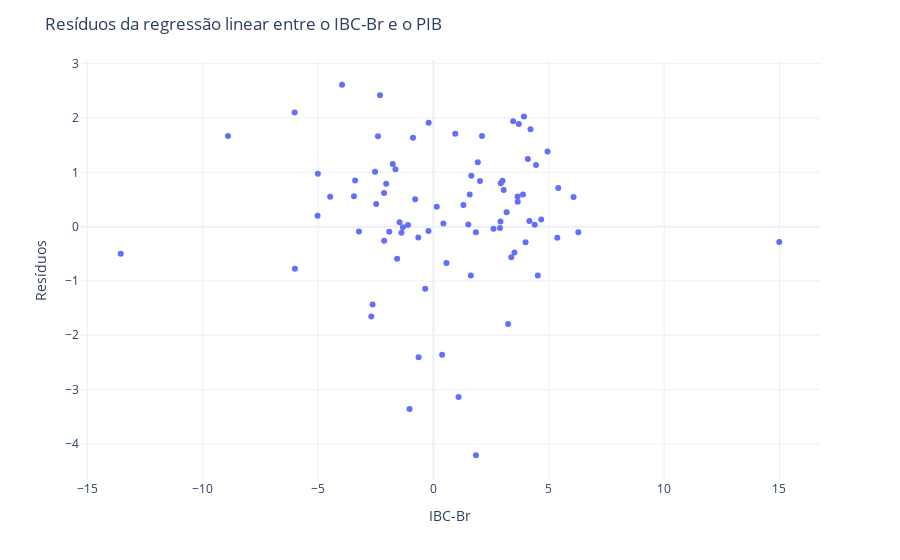

Write notebook code for a chart like this one.
### Markdown cell above
A análise dos resultados da regressão linear OLS (Ordinary Least Squares) que examina a relação entre o PIB (Produto Interno Bruto) e o IBC-Br (indicador econômico brasileiro) oferece insights significativos. Primeiramente, os altos valores de R-squared (0.918) e Adjusted R-squared (0.917) demonstram que o modelo explica aproximadamente 91.8% da variação do PIB, indicando uma forte correlação entre as duas variáveis. Além disso, o coeficiente de 1.0788 para o IBC-Br sugere que um aumento de uma unidade no IBC-Br resulta em um aumento de 1.0788 unidades no PIB, considerando outros fatores constantes. O intervalo de confiança de 95% para este coeficiente, variando de 1.008 a 1.150, reforça a precisão desta estimativa. A significância do modelo é ainda apoiada pelo F-statistic de 907.5 e uma Probabilidade (Prob (F-statistic)) quase nula (9.15e-46), indicando que a relação entre IBC-Br e PIB não é casual.

No entanto, os testes de diagnóstico revelam preocupações potenciais com a distribuição dos resíduos (erros) do modelo. O teste Omnibus e o teste Jarque-Bera, ambos com valores significativos (18.525 e 25.114, respectivamente) e probabilidades quase nulas, indicam que os resíduos não seguem uma distribuição normal. Isso é corroborado pela assimetria moderada (Skew de -1.003) e pela alta curtose (Kurtosis de 4.825), sugerindo uma distribuição atípica dos erros. O teste Durbin-Watson, com um valor de 2.995, aponta para a ausência de autocorrelação significativa nos resíduos, e o número de condição próximo de 1.00 indica que não existem problemas de multicolinearidade. Apesar do modelo ter um desempenho forte na explicação da variação do PIB, estas questões nos resíduos podem afetar a confiabilidade das inferências estatísticas, sugerindo a necessidade de mais investigações ou a adoção de métodos de modelagem mais robustos.

### Code cell
# Visualizando os resíduos do modelo.
fig = px.scatter(x=df['IBC-Br'], y=ols_model_fit.resid)
fig.update_layout(title='Resíduos da regressão linear entre o IBC-Br e o PIB',
                  xaxis_title='IBC-Br',
                  yaxis_title='Resíduos',
                  template='plotly_white')

### Figure 1 — Plotly figure (JSON) as saved in the notebook; plotly's stock layout.template omitted (floating-point values rounded to 4 significant figures)
{"data": [{"hovertemplate": "x=%{x}<br>y=%{y}<extra></extra>", "legendgroup": "", "marker": {"color": "#636efa", "symbol": "circle"}, "mode": "markers", "name": "", "orientation": "v", "showlegend": false, "type": "scatter", "x": [0.9467, 2.107, -0.2133, 1.09, 3.457, 3.647, -1.763, -1.033, 3.923, 1.513, -1.647, 0.3767, 2.92, 4.16, -0.7933, -0.3567, 4.447, 4.523, -0.8867, -1.573, 5.41, 4.67, -8.907, -6.003, 4.947, 6.28, -0.2067, 1.843, 4.207, 4.39, -2.317, -0.6433, 3.7, 3.377, -3.96, -2.693, 3.883, 4.093, -2.53, -2.637, 6.073, 3.173, -1.917, -3.393, 0.1433, 3.51, -2.047, -5.023, -1.323, 0.43, -3.227, -4.477, 1.84, 1.3, -3.447, 0.5633, 1.643, 2.907, -2.14, -1.103, 1.573, 3.993, -2.133, -2.48, 2.603, 3.047, -1.387, -5.01, -13.55, 14.99, 2.887, -2.403, 1.623, 2.997, -1.467, -0.6567, 3.653, 5.37, -6.017, 3.237, 1.923, 2.02], "xaxis": "x", "y": [1.709, 1.667, -0.07985, -3.136, 1.941, 0.5559, 1.152, -3.355, 2.027, 0.03737, 1.056, -2.356, 0.7998, 0.1021, 0.5059, -1.145, 1.133, -0.8999, 1.637, -0.5926, 0.7135, 0.1319, 1.669, -0.7734, 1.383, -0.1051, 1.913, -4.209, 1.792, 0.03393, 2.419, -2.406, 1.888, -0.5629, 2.612, -1.654, 0.5905, 1.244, 1.009, -1.435, 0.5479, 0.2665, -0.09224, 0.8508, 0.3654, -0.4767, 0.788, 0.1993, -0.01235, 0.0561, -0.08897, 0.5496, -0.1051, 0.3975, 0.5584, -0.6677, 0.9371, 0.09419, 0.6187, 0.03031, 0.5926, -0.2881, -0.2585, 0.4155, -0.03856, 0.6732, -0.114, 0.9749, -0.4982, -0.2817, -0.02423, 1.663, -0.9013, 0.8471, 0.08229, -0.2016, 0.4587, -0.2033, 2.101, -1.792, 1.185, 0.8408], "yaxis": "y"}], "layout": {"legend": {"tracegroupgap": 0}, "margin": {"t": 60}, "title": {"text": "Resíduos da regressão linear entre o IBC-Br e o PIB"}, "xaxis": {"anchor": "y", "domain": [0, 1], "title": {"text": "IBC-Br"}}, "yaxis": {"anchor": "x", "domain": [0, 1], "title": {"text": "Resíduos"}}}}
